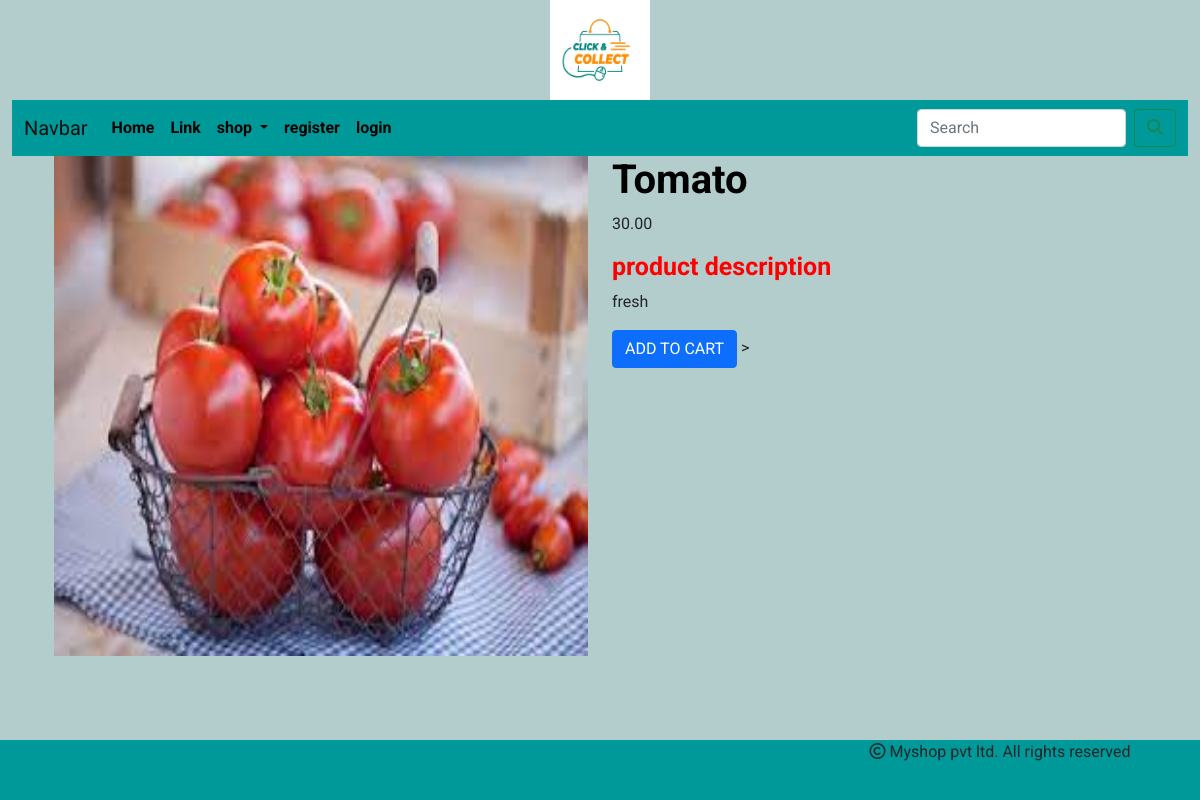
Page /detail/tomato on the committed database.
### shop/models.py (models this page shows, shortened)
class product(models.Model):
    name = models.CharField(max_length=200, unique=True)
    slug = models.SlugField(max_length=200, unique=True)
    description = models.TextField(blank=True)
    price = models.DecimalField(max_digits=10,decimal_places=2)
    category = models.ForeignKey(category,on_delete=models.CASCADE)
    image = models.ImageField(upload_to="img/products",null=True,blank=True)
    stock = models.IntegerField()
    available = models.BooleanField(default=True)
    created = models.DateTimeField(auto_now_add=True)
    updated = models.DateTimeField(auto_now=True)

### shop/views.py (the view)
# urls.py: path('detail/<slug:bslug>',views.prodetail,name="detail"),
def prodetail(request,bslug):
    b = product.objects.get(slug=bslug)
    return render(request,'detail.html',{'b':b})

### cart/context_processors.py (called while the page is built, shortened)
def counter(request):
    item_count=0
    return {'item_count':item_count}

### shop/context_processors.py (called while the page is built)
def menu_links(request):
    links = category.objects.all()
    return{'links':links}

### templates/detail.html
{% extends 'base.html' %}
{% load static %}
{% block content %}
<div class="container">
    <div class="row mx-auto">
    <div class="col-sm-6">
        <img src="{{b.image.url}}" height="500px" width="100%" alt="{{b.image.url}} ">
    </div>
        <div class="col-sm-6">
            <div>
                <h1 class="a">{{b.name}}</h1>
                <p>{{b.price}}</p>
                <h3 class="new">product description</h3>
                <p>{{b.description}}</p>
                {% if b.stock <= 0 %}
                <h2> OUT OF STOCK</h2>
                {% else %}
                <a class="btn btn-primary" href="{% url 'cart:addcart' b.id %}">ADD TO CART</a>
                {% endif %}>
            </div>
        </div>
    </div>
</div>
{% endblock %}

### static/css/customs.css (style rules this page uses)
body { font-family: 'Roboto', sans-serif; background-color:rgb(179, 204, 204); }
.a { color:black; font-weight:bold; }
.new { color:red; font-weight:bold; font-size:25px; text-align:left; }

### rows in the picture
product: image (picture), name "Tomato", price "30.00", description "fresh"
